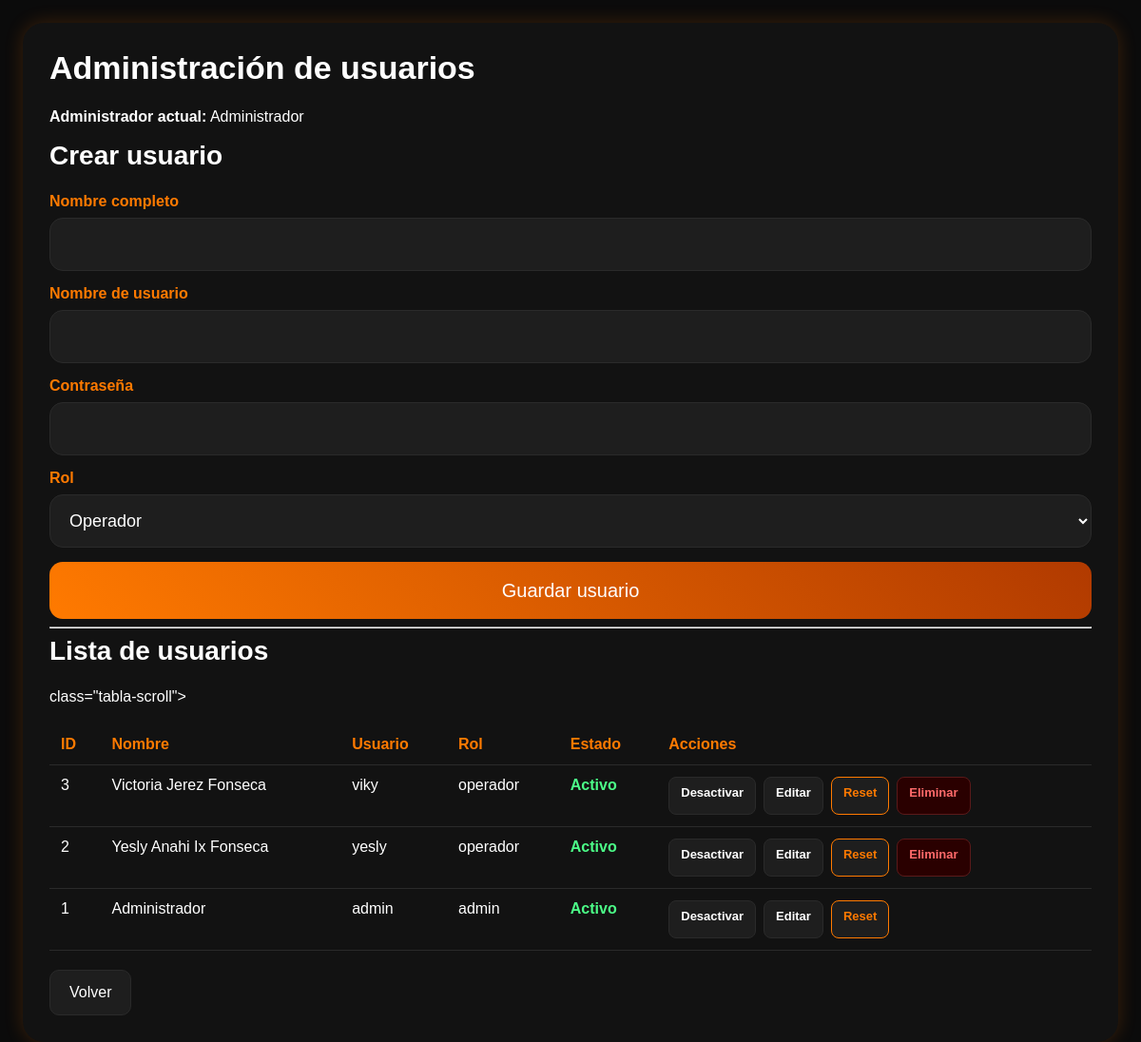
/usuarios (signed in), run on the app's committed database.
### app/models.py (models this page shows)
class Usuario(Base):
    __tablename__ = "usuarios"
    id = Column(Integer, primary_key=True, index=True)
    nombre = Column(String, nullable=False)
    usuario = Column(String, unique=True, nullable=False)
    password = Column(String, nullable=False)
    rol = Column(String, nullable=False)  # admin o operador
    activo = Column(Boolean, default=True)
    debe_cambiar_password = Column(Boolean, default=False)
    password_modificada_por_admin = Column(Boolean, default=False)

### app/main.py (the view)
@app.get("/usuarios")
def usuarios_page(request: Request, db: Session = Depends(get_db)):
    usuario_actual = requerir_admin(request, db)
    usuarios = db.query(Usuario).order_by(Usuario.id.desc()).all()
    return templates.TemplateResponse(
        request=request,
        name="usuarios.html",
        context={
            "usuario": usuario_actual,
            "usuarios": usuarios
        }
    )

### app/templates/usuarios.html (shortened to what this page needs)
<!DOCTYPE html>
<html lang="es">
<head>
    <link rel="stylesheet" href="/static/style.css">
</head>
<body>
<div class="dashboard-container">
    <div class="dashboard-card">
        <h1>Administración de usuarios</h1>
        <p><strong>Administrador actual:</strong> {{ usuario.nombre }}</p>
        <h2>Crear usuario</h2>
        <form action="/usuarios" method="post">
            <label>Nombre completo</label>
            <input type="text" name="nombre" required>
            <label>Nombre de usuario</label>
            <input type="text" name="usuario" required>
            <label>Contraseña</label>
            <input type="password" name="password" required>
            <label>Rol</label>
            <select name="rol" required>
                <option value="operador">Operador</option>
            </select>
            <button type="submit">Guardar usuario</button>
        </form>
        <hr>
        <h2>Lista de usuarios</h2>
        <div> class="tabla-scroll">
        <table class="usuarios-table">
            <tr>
                <th>ID</th>
                <th>Nombre</th>
                <th>Usuario</th>
                <th>Rol</th>
                <th>Estado</th>
                <th>Acciones</th>
            </tr>
            {% for u in usuarios %}
            <tr>
                <td>{{ u.id }}</td>
                <td>{{ u.nombre }}</td>
                <td>{{ u.usuario }}</td>
                <td>{{ u.rol }}</td>
                <td>
                    {% if u.activo %}
                        <span class="estado-activo">Activo</span>
                    {% else %}
                        <span class="estado-inactivo">Inactivo</span>
                    {% endif %}
                </td>
                <td>
                    <div class="acciones-box">
                        <a href="/usuarios/toggle/{{ u.id }}" class="btn-accion btn-editar">
                            {% if u.activo %}Desactivar{% else %}Activar{% endif %}
                        </a>
                        <a href="/usuarios/editar/{{ u.id }}" class="btn-accion btn-editar">
                            Editar
                        </a>
                        <a href="/usuarios/reset-password/{{ u.id }}" class="btn-accion btn-reset">
                            Reset
                        </a>
                        {% if u.usuario != "admin" %}
                        <a href="/usuarios/eliminar/{{ u.id }}" class="btn-accion btn-eliminar"
                           onclick="return confirm('¿Seguro que deseas eliminar este usuario?')">
                            Eliminar
                        </a>
                        {% endif %}
                    </div>
                </td>
            </tr>
            {% endfor %}
        </table>
        </div>
        <a href="/dashboard" class="btn-volver">Volver</a>
    </div>
</div>
</body>
</html>

### static/style.css (style rules this page uses)
body { margin: 0; font-family: Arial, sans-serif; background: #0b0b0b; color: white; -webkit-font-smoothing: antialiased; text-rendering: optimizeLegibility; }
* { box-sizing: border-box; }
.container, .dashboard-container { padding: 20px; max-width: 1400px; margin: 0 auto; }
.card, .dashboard-card { background: #121212; padding: 24px; border-radius: 18px; box-shadow: 0 0 20px rgba(255, 122, 0, 0.2); width: 100%; }
h1, h2, h3 { color: white; margin-top: 0; }
label { display: block; margin-bottom: 8px; color: #ff7a00; font-weight: bold; }
input, select, textarea { width: 100%; padding: 16px; margin-bottom: 15px; border-radius: 12px; border: 1px solid #2a2a2a; background: #1e1e1e; color: white; font-size: 16px; }
button { padding: 16px; border: none; border-radius: 12px; background: linear-gradient(45deg, #ff7a00, #b13a00); color: white; font-size: 18px; cursor: pointer; width: 100%; min-height: 56px; }
table { width: 100%; border-collapse: collapse; background: #121212; }
th, td { padding: 14px 12px; border-bottom: 1px solid #2a2a2a; text-align: left; }
th { color: #ff7a00; }
.btn-volver { display: inline-block; margin-top: 20px; text-decoration: none; color: white; padding: 12px 18px; border-radius: 10px; background: #1e1e1e; border: 1px solid #2a2a2a; }
.btn-accion { display: inline-block; padding: 10px 12px; border-radius: 10px; border: none; font-size: 13px; cursor: pointer; text-decoration: none; min-height: 40px; }
.btn-editar { background: #1e1e1e; color: white; border: 1px solid #2a2a2a; }
.btn-reset { background: #1e1e1e; color: #ff7a00; border: 1px solid #ff7a00; }
.btn-eliminar { background: #2a0000; color: #ff4d4d; border: 1px solid #5a1a1a; }
.acciones-box { display: flex; flex-wrap: wrap; gap: 8px; }
@media (min-width: 768px) and (max-width: 1366px) { .dashboard-container { padding: 24px; } }
@media (min-width: 768px) and (max-width: 1366px) { .dashboard-card { padding: 28px; border-radius: 22px; } }
@media (min-width: 768px) and (max-width: 1366px) { h1 { font-size: 34px; } }
@media (min-width: 768px) and (max-width: 1366px) { h2 { font-size: 28px; } }
@media (min-width: 768px) and (max-width: 1366px) { input, select, textarea { font-size: 18px; min-height: 56px; border-radius: 14px; } }
@media (min-width: 768px) and (max-width: 1366px) { button { font-size: 20px; min-height: 60px; border-radius: 14px; } }
@media (min-width: 768px) and (max-width: 1366px) { th, td { font-size: 16px; } }
@media (min-width: 768px) and (max-width: 1366px) { .btn-volver { font-size: 16px; padding: 14px 20px; } }

### app/templates/usuarios.html (style rules this page uses)
.estado-activo { color: #4cff88; font-weight: bold; }
.acciones-box { display: flex; flex-wrap: wrap; gap: 8px; }
.btn-accion { display: inline-block; padding: 8px 12px; border-radius: 8px; text-decoration: none; font-size: 13px; font-weight: bold; text-align: center; border: 1px solid #2a2a2a; white-space: nowrap; }
.btn-editar { background: #1e1e1e; color: white; }
.btn-reset { background: #1e1e1e; color: #ff7a00; border: 1px solid #ff7a00; }
.btn-eliminar { background: #2a0000; color: #ff6b6b; border: 1px solid #5a1a1a; }
.usuarios-table { width: 100%; border-collapse: collapse; margin-top: 20px; background: #121212; }
.usuarios-table th, .usuarios-table td { padding: 12px; border-bottom: 1px solid #2a2a2a; text-align: left; vertical-align: top; color: white; }
.usuarios-table th { color: #ff7a00; }

### data on the page
Usuario: nombre "Administrador", id "1", usuario "admin", rol "admin", activo "Activo"
Usuario: id "3", nombre "Victoria Jerez Fonseca", usuario "viky", rol "operador", activo "Activo"
Usuario: id "2", nombre "Yesly Anahi Ix Fonseca", usuario "yesly", rol "operador", activo "Activo"
